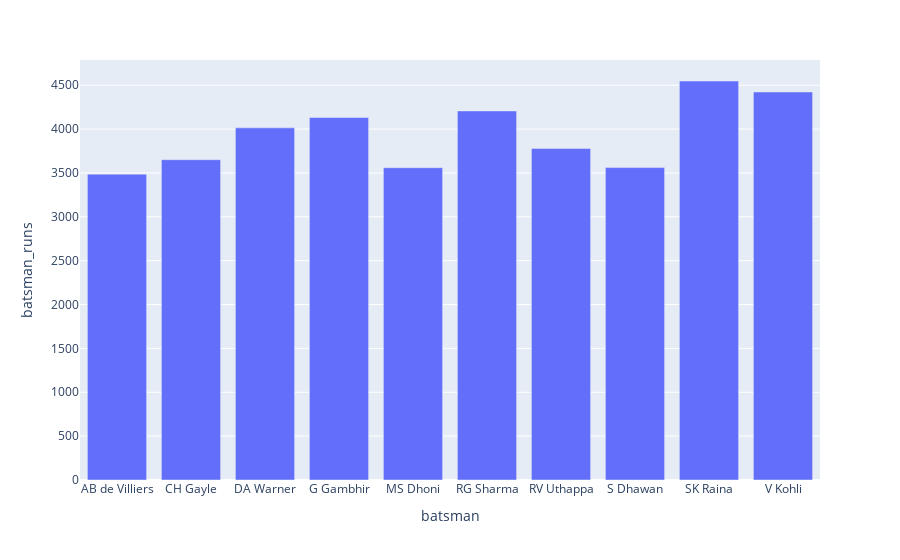

The notebook cell this image was saved under:
### Code cell
# plot Bar Graph
px.bar(top10_scores,x="batsman", y="batsman_runs")

### Figure 1 — Plotly figure (JSON) as saved in the notebook; plotly's stock layout.template omitted (floating-point values rounded to 4 significant figures)
{"data": [{"alignmentgroup": "True", "hovertemplate": "batsman=%{x}<br>batsman_runs=%{y}<extra></extra>", "legendgroup": "", "marker": {"color": "#636efa", "pattern": {"shape": ""}}, "name": "", "offsetgroup": "", "orientation": "v", "showlegend": false, "textposition": "auto", "type": "bar", "x": ["AB de Villiers", "CH Gayle", "DA Warner", "G Gambhir", "MS Dhoni", "RG Sharma", "RV Uthappa", "S Dhawan", "SK Raina", "V Kohli"], "xaxis": "x", "y": [3486, 3651, 4014, 4132, 3560, 4207, 3778, 3561, 4548, 4423], "yaxis": "y"}], "layout": {"barmode": "relative", "legend": {"tracegroupgap": 0}, "margin": {"t": 60}, "xaxis": {"anchor": "y", "domain": [0, 1], "title": {"text": "batsman"}}, "yaxis": {"anchor": "x", "domain": [0, 1], "title": {"text": "batsman_runs"}}}}
